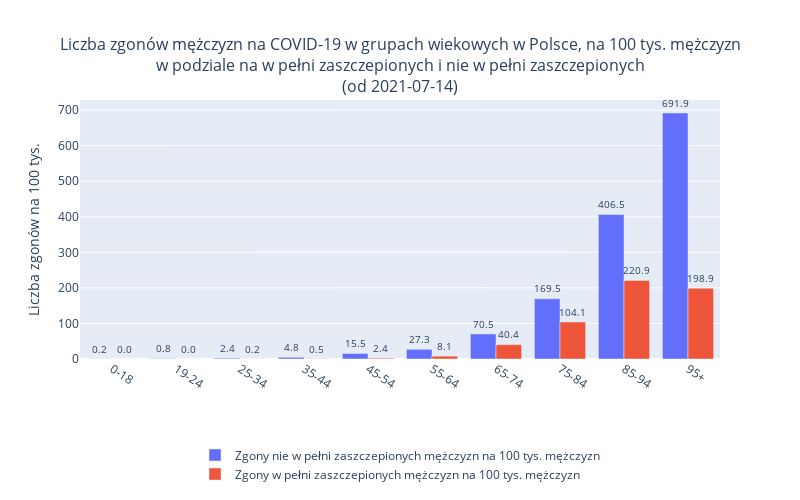

Notebook cell for this chart:
### Code cell
x_col = "Grupa wiekowa"
title_str = "w grupach wiekowych w Polsce," #"w województwach"
filename_str = "wiek_M"
denominator_col = "mężczyzn"


title = "Liczba zgonów " + denominator_col + " na COVID-19 " + title_str + " na 100 tys. "+ denominator_col +
        "<br>w podziale na w pełni zaszczepionych i nie w pełni zaszczepionych<br>(od " + str(from_date) + ")",

plot_df2(
    x_col=x_col, 
    denominator_col=denominator_col, 
    title_str=title_str , 
    filename_str=filename_str,  
    from_date = from_date, 
    df = dfM, 
    image_dir = basiw.image_dir
    )

### Figure 1 — Plotly figure (JSON) as saved in the notebook; plotly's stock layout.template omitted (floating-point values rounded to 4 significant figures)
{"data": [{"name": "Zgony nie w pełni zaszczepionych mężczyzn na 100 tys. mężczyzn", "offsetgroup": "1", "text": [0.1974, 0.8189, 2.408, 4.753, 15.46, 27.26, 70.47, 169.5, 406.5, 691.9], "textposition": "outside", "texttemplate": "%{text:2.1f}", "type": "bar", "x": ["0-18", "19-24", "25-34", "35-44", "45-54", "55-64", "65-74", "75-84", "85-94", "95+"], "y": [0.1974, 0.8189, 2.408, 4.753, 15.46, 27.26, 70.47, 169.5, 406.5, 691.9]}, {"name": "Zgony w pełni zaszczepionych mężczyzn na 100 tys. mężczyzn", "offsetgroup": "2", "text": [0, 0, 0.1824, 0.5174, 2.381, 8.13, 40.36, 104.1, 220.9, 198.9], "textposition": "outside", "texttemplate": "%{text:2.1f}", "type": "bar", "x": ["0-18", "19-24", "25-34", "35-44", "45-54", "55-64", "65-74", "75-84", "85-94", "95+"], "y": [0, 0, 0.1824, 0.5174, 2.381, 8.13, 40.36, 104.1, 220.9, 198.9]}], "layout": {"barmode": "group", "height": 500, "legend": {"title": {"text": ""}, "x": 0.5, "xanchor": "center", "y": -0.5}, "title": {"font": {"size": 16}, "text": "Liczba zgonów mężczyzn na COVID-19 w grupach wiekowych w Polsce, na 100 tys. mężczyzn<br>w podziale na w pełni zaszczepionych i nie w pełni zaszczepionych<br>(od 2021-07-14)", "x": 0.5, "xanchor": "center"}, "uniformtext": {"minsize": 6, "mode": "show"}, "width": 800, "xaxis": {"tickangle": 33}, "yaxis": {"title": {"text": "Liczba zgonów na 100 tys."}}}}
